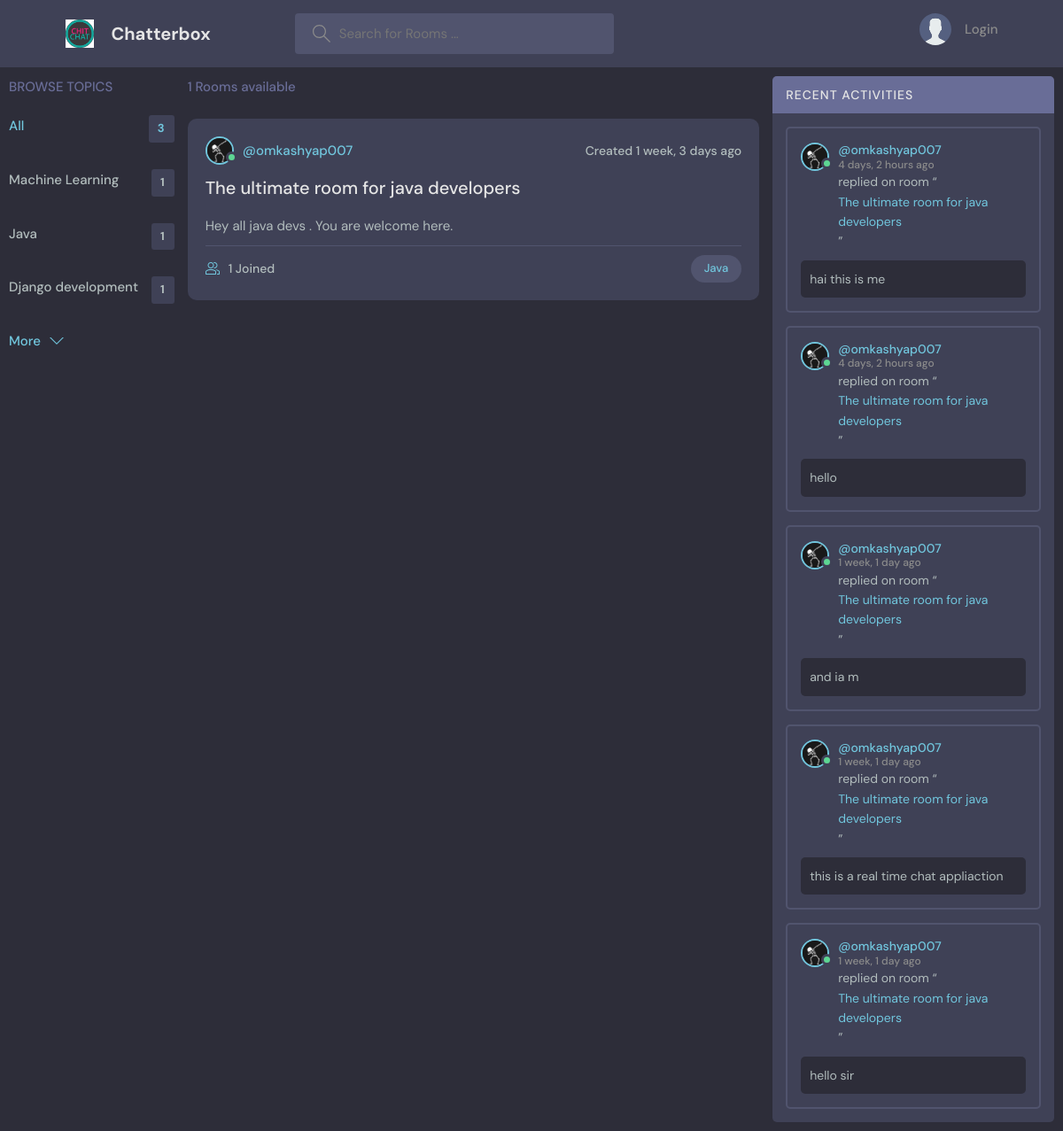
Screenshot of /?q=Java with the database file from the repository.
### base/models.py (models this page shows, shortened)
class Topic(models.Model) :
    name = models.CharField(max_length = 100)
    created = models.DateTimeField(auto_now_add = True)
    class Meta :
        ordering = ["created"]

class Chatroom(models.Model) :
    host = models.ForeignKey(User , on_delete = models.CASCADE )
    topic = models.ForeignKey("base.Topic", verbose_name="topic", on_delete=models.SET_NULL , null = True)
    roomname = models.CharField(max_length = 200 )
    description = models.TextField(null = True ,  blank = True)
    participants = models.ManyToManyField(User, verbose_name="participants" , related_name = "participants"  )
    updated = models.DateTimeField(auto_now = True)
    created = models.DateTimeField(auto_now_add = True)
    class Meta :
        ordering = ["-updated" , "-created"]

class Profile(models.Model) :
    user = models.OneToOneField(User , on_delete = models.CASCADE)
    image = models.ImageField(default = "default.jpg" , upload_to = "profile_pics")
    first_name = models.CharField(max_length=50 , blank = True , null = True)
    last_name = models.CharField(max_length=50 , blank = True , null = True)
    aboutuser = models.TextField(null = True , blank = True)

class Message(models.Model) :
    user = models.ForeignKey(User , on_delete = models.CASCADE)
    room = models.ForeignKey(Chatroom , on_delete = models.CASCADE)
    body = models.TextField()
    udpated = models.DateTimeField(auto_now = True)
    created = models.DateTimeField(auto_now_add = True)
    class Meta:
        ordering = ["-udpated" , "-created"]

### base/views.py (the view)
# urls.py: path("", base_views.HomePage, name="chat-home"),
def HomePage(request):
    q = request.GET.get("q").strip() if request.GET.get("q") != None else ""
    rooms = Chatroom.objects.filter(
        Q(topic__name__icontains=q) |
        Q(roomname__icontains=q) |
        Q(description__icontains=q)
    )
    rooms_count = rooms.count()
    rooms = rooms[:6]
    topics = Topic.objects.all()
    topics_count = topics.count()
    topics = topics[:5]
    room_messages = Message.objects.filter(
        Q(room__topic__name__icontains = q)
    )[:5]
    context = {"rooms": rooms, "topics": topics, "room_messages" : room_messages , "rooms_count": rooms_count , "topics_count" : topics_count}
    return render(request, "base/homePage.html", context)

### base/templates/base/homePage.html (shortened to what this page needs)
{% extends "base.html" %}
{% block content %}
<div class = "home-container" >
  <div>
    {% include "base/topic_component.html" %}
  </div>
  <div>
    {% include "base/rooms_component.html" %}
  </div>
  <div>
    {% include "base/recent_activity.html" %}
  </div>
</div>
    {% endblock content %}

### base/templates/base/topic_component.html
  <div class="topics" >
    <div class="topics__header">
      <h2>Browse Topics</h2>
    </div>
    <ul class="topics__list">
      <li>
        <a href="{% url 'chat-home' %}" class="active">All <span>{{topics_count}}</span></a>
      </li>
      {% for topic in topics%}
      <li>
        <a href ="{% url 'chat-home' %}?q={{topic.name}}">{{topic.name}}<span>{{topic.chatroom_set.all.count}}</span></a>
      </li>
      {% endfor %}
    </ul>
    <a class="btn btn--link" href="{% url 'topics-page' %}">
      More
      <svg version="1.1" xmlns="http://www.w3.org/2000/svg" width="32" height="32" viewBox="0 0 32 32">
        <title>chevron-down</title>
        <path d="M16 21l-13-13h-3l16 16 16-16h-3l-13 13z"></path>
      </svg>
    </a>
  </div>

### base/templates/base/rooms_component.html (shortened to what this page needs)
<div class="roomList">
  <div class="roomList__header">
    <div>
      <p>{{rooms_count}} Rooms available</p>
    </div>
  </div>
  {% for room in rooms %}
  <div class="roomListRoom">
    <div class="roomListRoom__header">
      <a
        href="{% url 'user-profile' pk=room.host.id %}"
        class="roomListRoom__author"
      >
        <div
          class="avatar avatar--small {% if room.host.is_active %}active{% endif %}"
        >
          <img src="{{room.host.profile.image.url}}" />
        </div>
        <span> @{{room.host.username}} </span>
      </a>
      <div class="roomListRoom__actions">
        <span>Created {{room.created|timesince}} ago </span>
      </div>
    </div>
    <div class="roomListRoom__content">
      <a href="{% url 'chat-room' pk=room.id %}">{{room.roomname}}</a>
      <p>{{room.description|truncatechars:200}}</p>
    </div>
    <div class="roomListRoom__meta">
      <div class="roomListRoom__joined">
        {{room.participants.all.count}} Joined
      </div>
      <a href="{% url 'chat-home' %}?q={{room.topic.name}}">
        <p class="roomListRoom__topic">{{room.topic.name}}</p>
      </a>
    </div>
  </div>
  {% endfor %}
</div>

### base/templates/base/recent_activity.html
<div class="activities">
  <div class="activities__header">
    <h2>Recent Activities</h2>
  </div>
  {% for message in room_messages %}
  <div class="activities__box">
    <div class="activities__boxHeader roomListRoom__header">
      <a
        href="{% url 'user-profile' pk=message.user.id %}"
        class="roomListRoom__author"
      >
        <div
          class="avatar avatar--small {% if message.user.is_active %}active{% endif %}"
        >
          <img src="{{message.user.profile.image.url}}" />
        </div>
        <p>
          @{{message.user.username}}
          <span>{{message.created|timesince}} ago</span>
        </p>
      </a>
    </div>
    <div class="activities__boxContent">
      <p>
        replied on room “<a href="{% url 'chat-room' pk=message.room.id %}">
          {{message.room.roomname}}</a
        >”
      </p>
      <div class="activities__boxRoomContent">
        {{message.body|truncatechars:100}}
      </div>
    </div>
  </div>
  {% endfor %}
</div>

### base/templates/base/homePage.html (style rules this page uses)
.home-container { display : grid ; grid-template-columns : 1.5fr 5fr 2.5fr ; grid-gap : 5px ; margin:5px; }
.home-container > * { margin : 5px ; }

### rows the page displays
Topic: name "Machine Learning", chatroom_set.all.count "1"
Topic: name "Java", chatroom_set.all.count "1"
Topic: name "Django development", chatroom_set.all.count "1"
Chatroom: host.profile.image (placeholder picture), host.username "omkashyap007", created "1 week, 3 days", roomname "The ultimate room for java developers", description "Hey all java devs . You are welcome here.", participants.all.count "1", topic.name "Java"
Message: user.profile.image (placeholder picture), user.username "omkashyap007", created "4 days, 2 hours", room.roomname "The ultimate room for java developers", body "hai this is me"
Message: user.profile.image (placeholder picture), user.username "omkashyap007", created "4 days, 2 hours", room.roomname "The ultimate room for java developers", body "hello"
Message: user.profile.image (placeholder picture), user.username "omkashyap007", created "1 week, 1 day", room.roomname "The ultimate room for java developers", body "and ia m"
Message: user.profile.image (placeholder picture), user.username "omkashyap007", created "1 week, 1 day", room.roomname "The ultimate room for java developers", body "this is a real time chat appliaction"
Message: user.profile.image (placeholder picture), user.username "omkashyap007", created "1 week, 1 day", room.roomname "The ultimate room for java developers", body "hello sir"

### other values shown
{{ topics_count }} "3"
{{ rooms_count }} "1"
